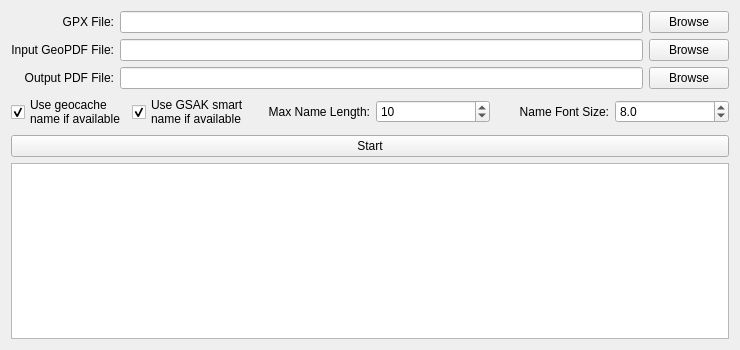
<?xml version="1.0" encoding="UTF-8"?>
<ui version="4.0">
 <class>MainWindow</class>
 <widget class="QMainWindow" name="MainWindow">
  <property name="geometry">
   <rect>
    <x>0</x>
    <y>0</y>
    <width>740</width>
    <height>350</height>
   </rect>
  </property>
  <property name="windowTitle">
   <string>gpx2pdf</string>
  </property>
  <widget class="QWidget" name="centralWidget">
   <layout class="QVBoxLayout" name="verticalLayout">
    <item>
     <layout class="QGridLayout" name="gridLayout">
      <item row="0" column="0">
       <widget class="QLabel" name="label">
        <property name="text">
         <string>GPX File:</string>
        </property>
        <property name="alignment">
         <set>Qt::AlignRight|Qt::AlignTrailing|Qt::AlignVCenter</set>
        </property>
       </widget>
      </item>
      <item row="1" column="1">
       <widget class="QLineEdit" name="pdfFileInLineEdit"/>
      </item>
      <item row="0" column="1">
       <widget class="QLineEdit" name="gpxFileLineEdit"/>
      </item>
      <item row="1" column="0">
       <widget class="QLabel" name="label_2">
        <property name="text">
         <string>Input GeoPDF File:</string>
        </property>
        <property name="alignment">
         <set>Qt::AlignRight|Qt::AlignTrailing|Qt::AlignVCenter</set>
        </property>
       </widget>
      </item>
      <item row="0" column="2">
       <widget class="QPushButton" name="gpxBrowseButton">
        <property name="text">
         <string>Browse</string>
        </property>
       </widget>
      </item>
      <item row="1" column="2">
       <widget class="QPushButton" name="pdfInBrowseButton">
        <property name="text">
         <string>Browse</string>
        </property>
       </widget>
      </item>
      <item row="2" column="1">
       <widget class="QLineEdit" name="pdfFileOutLineEdit"/>
      </item>
      <item row="2" column="2">
       <widget class="QPushButton" name="pdfOutBrowseButton">
        <property name="text">
         <string>Browse</string>
        </property>
       </widget>
      </item>
      <item row="2" column="0">
       <widget class="QLabel" name="label_3">
        <property name="text">
         <string>Output PDF File:</string>
        </property>
        <property name="alignment">
         <set>Qt::AlignRight|Qt::AlignTrailing|Qt::AlignVCenter</set>
        </property>
       </widget>
      </item>
     </layout>
    </item>
    <item>
     <layout class="QHBoxLayout" name="horizontalLayout">
      <item>
       <widget class="QCheckBox" name="geocacheNameCheckBox">
        <property name="text">
         <string>Use geocache
name if available</string>
        </property>
        <property name="checked">
         <bool>true</bool>
        </property>
       </widget>
      </item>
      <item>
       <widget class="QCheckBox" name="smartNameCheckBox">
        <property name="text">
         <string>Use GSAK smart
name if available</string>
        </property>
        <property name="checked">
         <bool>true</bool>
        </property>
       </widget>
      </item>
      <item>
       <widget class="QLabel" name="label_4">
        <property name="text">
         <string>Max Name Length:</string>
        </property>
        <property name="alignment">
         <set>Qt::AlignRight|Qt::AlignTrailing|Qt::AlignVCenter</set>
        </property>
       </widget>
      </item>
      <item>
       <widget class="QSpinBox" name="nameLengthSpinBox">
        <property name="minimum">
         <number>-1</number>
        </property>
        <property name="maximum">
         <number>100</number>
        </property>
        <property name="value">
         <number>10</number>
        </property>
       </widget>
      </item>
      <item>
       <widget class="QLabel" name="label_5">
        <property name="text">
         <string>Name Font Size:</string>
        </property>
        <property name="alignment">
         <set>Qt::AlignRight|Qt::AlignTrailing|Qt::AlignVCenter</set>
        </property>
       </widget>
      </item>
      <item>
       <widget class="QDoubleSpinBox" name="fontSizeSpinBox">
        <property name="decimals">
         <number>1</number>
        </property>
        <property name="minimum">
         <double>1.000000000000000</double>
        </property>
        <property name="singleStep">
         <double>0.500000000000000</double>
        </property>
        <property name="value">
         <double>8.000000000000000</double>
        </property>
       </widget>
      </item>
     </layout>
    </item>
    <item>
     <widget class="QPushButton" name="startButton">
      <property name="text">
       <string>Start</string>
      </property>
     </widget>
    </item>
    <item>
     <widget class="QPlainTextEdit" name="statusTextEdit">
      <property name="lineWrapMode">
       <enum>QPlainTextEdit::NoWrap</enum>
      </property>
      <property name="readOnly">
       <bool>true</bool>
      </property>
     </widget>
    </item>
   </layout>
  </widget>
 </widget>
 <layoutdefault spacing="6" margin="11"/>
 <tabstops>
  <tabstop>gpxFileLineEdit</tabstop>
  <tabstop>gpxBrowseButton</tabstop>
  <tabstop>pdfFileInLineEdit</tabstop>
  <tabstop>pdfInBrowseButton</tabstop>
  <tabstop>pdfFileOutLineEdit</tabstop>
  <tabstop>pdfOutBrowseButton</tabstop>
  <tabstop>geocacheNameCheckBox</tabstop>
  <tabstop>smartNameCheckBox</tabstop>
  <tabstop>nameLengthSpinBox</tabstop>
  <tabstop>fontSizeSpinBox</tabstop>
  <tabstop>startButton</tabstop>
  <tabstop>statusTextEdit</tabstop>
 </tabstops>
 <resources/>
 <connections/>
</ui>
